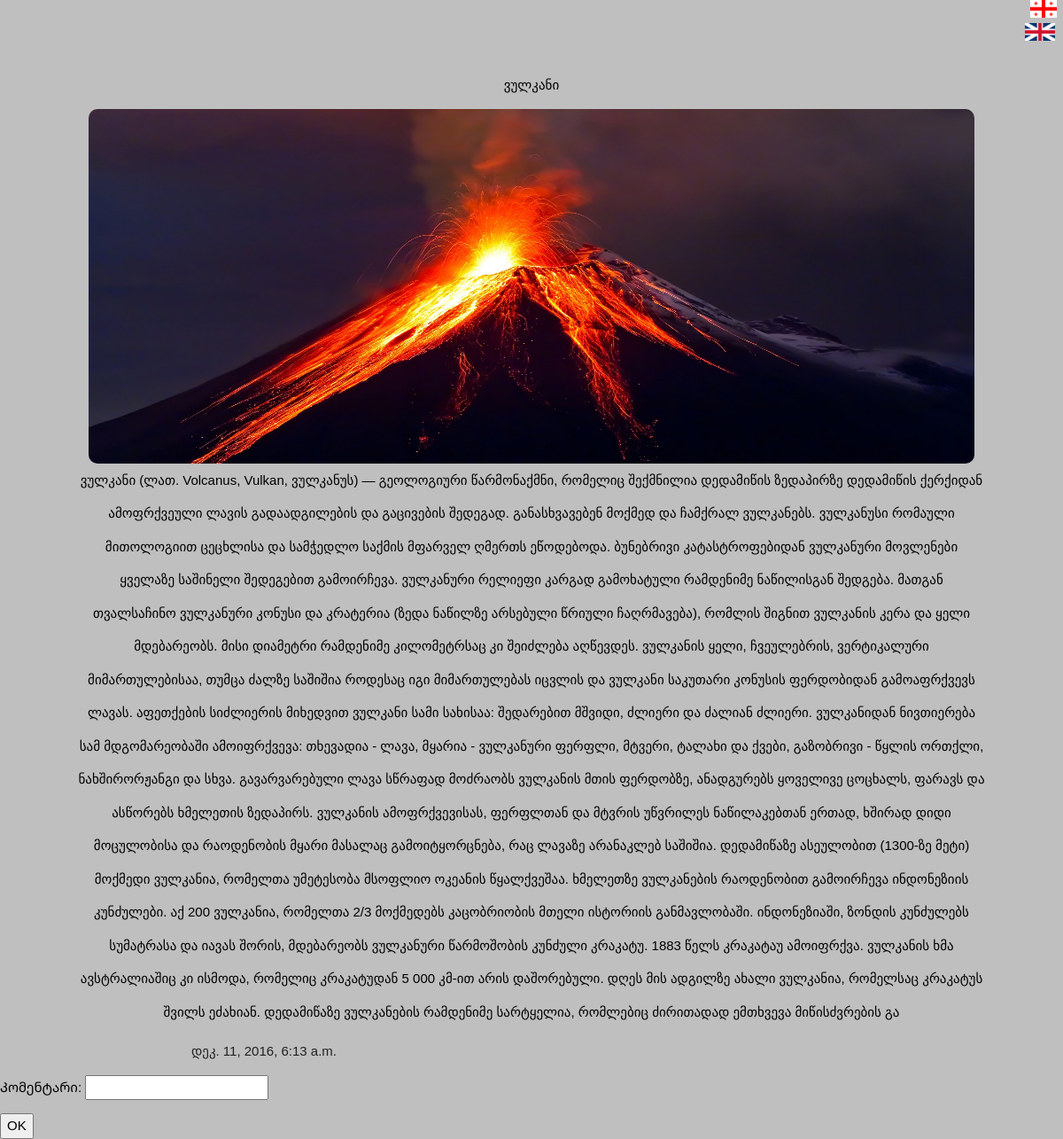
/app/7/srulad/, run on the app's committed database.
### app/models.py (models this page shows, shortened)
class Post(models.Model):
	postis_satauri=models.CharField(verbose_name=_("სათაური"),max_length=50)
	postis_contenti=models.TextField(verbose_name=_("კონტენტი"))
	sheqmnis_dro=models.DateTimeField(verbose_name=_('შექმნის დრო'),auto_now_add=True, blank=True)
	surati=models.ImageField(verbose_name=_("სურათი"),upload_to='app')
	ganaxlebis_dro=models.DateTimeField(verbose_name=_('განახლების დრო'),auto_now_add=True, blank=True)
	comment= models.ManyToManyField(Comment,verbose_name=_("კომენტარი"))
	class Meta:
		verbose_name_plural=_("პოსტები")
		verbose_name=_("პოსტი")

### app/views.py (the view)
# urls.py: url(r'^(?P<posti_id>[0-9]+)/srulad/$',srulad,name="srulad"),
def srulad(request,posti_id):
	posti_srulad=Post.objects.get(pk=posti_id)
	form=CommentForm()
	if request.method =="POST":
		form=CommentForm(request.POST)
		if form.is_valid():
			a=form.save()
			posti_srulad.comment.add(a)
	return render(request,'app/srulad.html',{"posti":posti_srulad,"form":form})

### app/forms.py
class CommentForm(forms.ModelForm):
	class Meta:
		model = Comment
		fields = ['komentari']

### templates/app/srulad.html (shortened to what this page needs)
<!DOCTYPE html>
<html>
<head>
{% load static %}
<link rel="stylesheet" href="{% static 'css/new.css' %}">
</head>
<body style="background-color: rgb(191, 191, 191);">
{% include "app/lang_change.html" %}
	<p style="text-align: center;" >{{posti.postis_satauri}}</p>
	<img src="{{posti.surati.url}}" alt="some_text" style="width: 1000px; height: 400px; margin: auto; display: block; border-radius: 10px;">
	<p style="text-align: center; line-height: 2.5em; display: block; margin: auto; width: 1024px;">{{posti.postis_contenti}}</p>
	<p style="display: block; padding-left: 18%; color: rgb(34, 34, 34);">{{posti.sheqmnis_dro}}</p>
 <form action="" method="POST" enctype="multipart/form-data">
 	{{ form.as_p}}
	<input type="submit" value= 'OK'>
</form>
</body>
</html>

### static/css/new.css (style rules this page uses)
html { box-sizing:border-box }
*,*:before,*:after { box-sizing:inherit }
html { -ms-text-size-adjust:100%;-webkit-text-size-adjust:100% }
body { margin:0 }
img { border-style:none }
button,input,select,textarea { font:inherit;margin:0 }
button,input { overflow:visible }
button,html [type=button],[type=reset],[type=submit] { -webkit-appearance:button }
html,body { font-family:Verdana,sans-serif;font-size:15px;line-height:1.5 }
html { overflow-x:hidden }
img { margin-bottom:-5px }

### data on the page
Post: postis_satauri "ვულკანი", surati (picture), postis_contenti "ვულკანი (ლათ. Volcanus, Vulkan, ვულკანუს) — გეოლოგიური წარმონაქმნი, რომელიც შექმნილია დედამიწის ზედაპირზე დედამიწის ქერქიდან ამოფრქვეული ლავის გადაადგილების და გაცივების შედეგად. განასხვავებენ მოქმედ და ჩამქრალ ვულკანებს. ვულკანუსი რომაული მითოლოგიით ცეცხლისა და სამჭედლო საქმის მფარველ ღმერთს ეწოდებოდა. ბუნებრივი კატასტროფებიდან ვულკანური მოვლენები ყველაზე საშინელი შედეგებით გამოირჩევა. ვულკანური რელიეფი კარგად გამოხატული რამდენიმე ნაწილისგან შედგება. მათგან თვალსაჩინო ვულკანური კონუსი და კრატერია (ზედა ნაწილზე არსებული წრიული ჩაღრმავება), რომლის შიგნით ვულკანის კერა და ყელი მდებარეობს. მისი დიამეტრი რამდენიმე კილომეტრსაც კი შეიძლება აღწევდეს. ვულკანის ყელი, ჩვეულებრის, ვერტიკალური…", sheqmnis_dro "დეკ. 11, 2016, 6:13 a.m."
